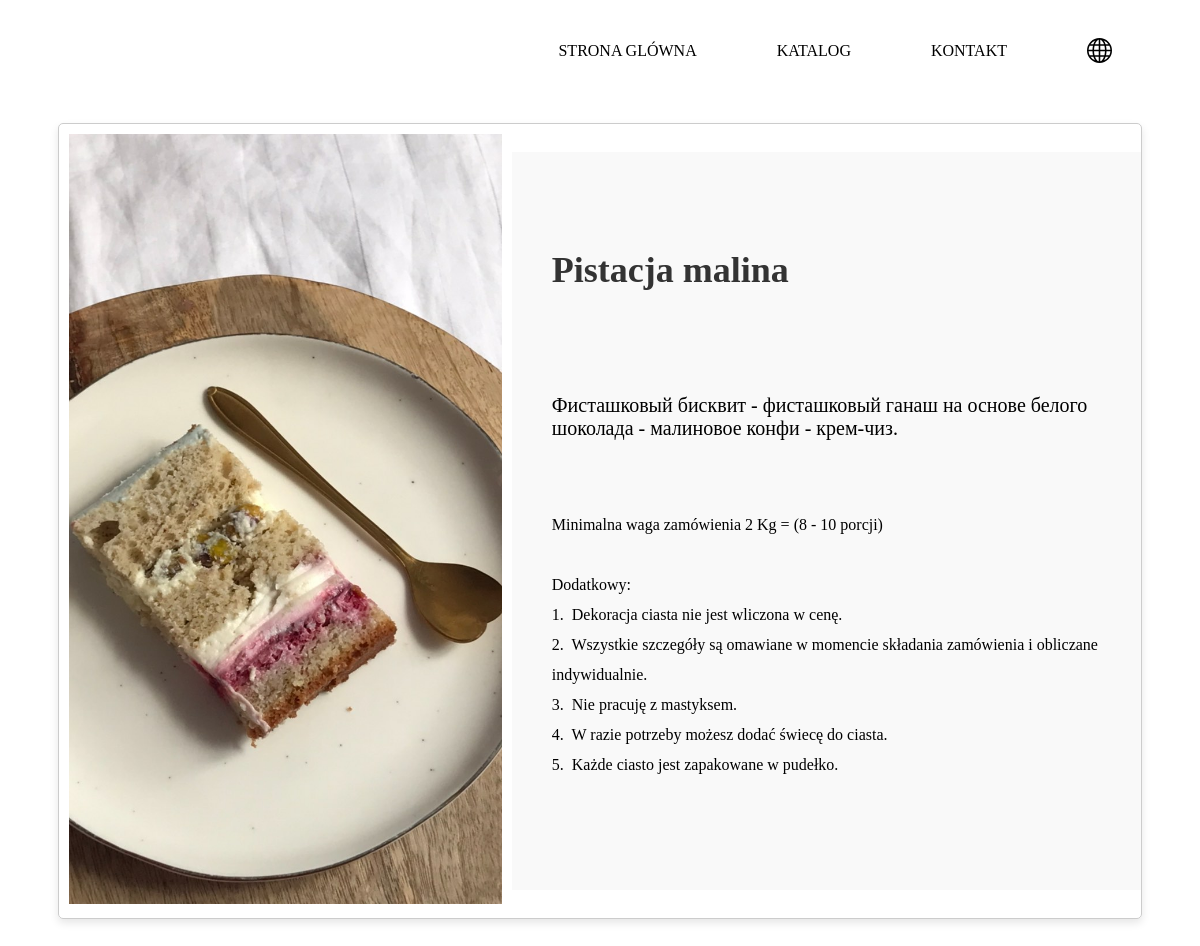
/category/1/items/5, run on the app's committed database.
### sql_app/product_model.py (models this page shows)
class Item(Base):
    __tablename__ = "items"
    id = Column(Integer, primary_key=True)
    name = Column(String, nullable=False)
    description = Column(String)
    price = Column(Integer, nullable=False)
    in_stock = Column(Boolean, default=True)
    images_id = Column(Integer)
    images_url = Column(String)
    innader_info = Column(String)
    name_rus = Column(String)
    description_rus = Column(String)
    innader_info_rus = Column(String)
    name_eng = Column(String)
    description_eng = Column(String)
    innader_info_eng = Column(String)
    category_id = Column(Integer, ForeignKey('categories.id'))
    category = relationship("Category", back_populates="items")

### sql_app/main.py (the view)
@app.get("/category/{cat_id}/items/{item_id}", tags=['one_in_one_category'], response_class=HTMLResponse)
async def read_product_by_id(request: Request, cat_id: int, item_id: int, db: Session = Depends(get_db)):
    only_one_item_id = crud.get_product_by_id(cat_id, item_id, db)
    if only_one_item_id is None:
        raise HTTPException(status_code=400, detail="Item not found in Category ERROR")
    return templates.TemplateResponse(
        "item.html", {"request": request, "name": "item", "only_one_item_id": only_one_item_id})

### templates/item.html (shortened to what this page needs)
{% extends "base.html" %}
{% block content %}
{% if only_one_item_id %}
<div class="item-doker">
    <div class="item-cont-images">
         <img class="item-images" src="{{ only_one_item_id.images_url }}{{ only_one_item_id.images_id }}.jpg" alt="Product Image">
    </div>
    <div class="item-info">
        <h1 class="item_name">{{ only_one_item_id.name }}</h1>
        <p class="item_title">{{ only_one_item_id.description }}</p>
        {% if not only_one_item_id.category_id == 2 %}
        <p class="item_inader">{{only_one_item_id.innader_info}}</p>
        {% endif %}
    </div>
   {% else %}
       <p>Товар не найден.</p>
</div>
{% endif %}
{% endblock %}

### static/item_card.css (style rules this page uses)
.item-doker { display: flex; align-items: center; margin: 30px 50px; border: 1px solid #ccc; border-radius: 5px; overflow: hidden; box-shadow: 0 4px 8px rgba(0, 0, 0, 0.1); }
.item-cont-images { flex: 0 0 40%; padding: 10px; }
.item-images { max-width: 100%; height: auto; }
.item-info { flex: 1; padding: 40px; background-color: #f9f9f9; }
.item_name { font-size: 36px; color: #333; height: 3em; display: flex; align-items: center; }
.item_title { font-size: 20px; color: black; margin: 70px 0; white-space: break-spaces; }
.item_inader { margin: 70px 0; white-space: pre-wrap; line-height: 30px; }

### data on the page
Item: images_url (picture), name "Pistacja malina", description "Фисташковый бисквит - фисташковый ганаш на основе белого шоколада - малиновое конфи - крем-чиз.", innader_info "Minimalna waga zamówienia 2 Kg = (8 - 10 porcji) Dodatkowy: 1. Dekoracja ciasta nie jest wliczona w cenę. 2. Wszystkie szczegóły są omawiane w momencie składania zamówienia i obliczane indywidualnie. 3. Nie pracuję z mastyksem. 4. W razie potrzeby możesz dodać świecę do ciasta. 5. Każde ciasto jest zapakowane w pudełko."
